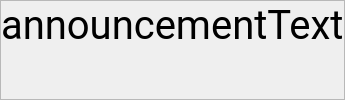
                   <widget class="QWidget" name="page_additionalTextMessage">
                    <layout class="QVBoxLayout" name="verticalLayout_29">
                     <property name="spacing">
                      <number>0</number>
                     </property>
                     <property name="leftMargin">
                      <number>0</number>
                     </property>
                     <property name="topMargin">
                      <number>0</number>
                     </property>
                     <property name="rightMargin">
                      <number>0</number>
                     </property>
                     <property name="bottomMargin">
                      <number>0</number>
                     </property>
                     <item>
                      <layout class="QHBoxLayout" name="horizontalLayout_21">
                       <item>
                        <widget class="QFrame" name="frame_3">
                         <property name="frameShape">
                          <enum>QFrame::Shape::StyledPanel</enum>
                         </property>
                         <property name="frameShadow">
                          <enum>QFrame::Shadow::Raised</enum>
                         </property>
                         <layout class="QHBoxLayout" name="horizontalLayout_12">
                          <property name="spacing">
                           <number>0</number>
                          </property>
                          <property name="leftMargin">
                           <number>0</number>
                          </property>
                          <property name="topMargin">
                           <number>0</number>
                          </property>
                          <property name="rightMargin">
                           <number>0</number>
                          </property>
                          <property name="bottomMargin">
                           <number>0</number>
                          </property>
                          <item>
                           <widget class="QLabel" name="label_announcementLeft">
                            <property name="sizePolicy">
                             <sizepolicy hsizetype="Maximum" vsizetype="Preferred">
                              <horstretch>0</horstretch>
                              <verstretch>0</verstretch>
                             </sizepolicy>
                            </property>
                            <property name="font">
                             <font>
                              <family>roboto</family>
                              <pointsize>30</pointsize>
                             </font>
                            </property>
                            <property name="text">
                             <string>&lt;html&gt;&lt;head/&gt;&lt;body&gt;&lt;p&gt;&lt;img src=&quot;:/images/WheelChair&quot;/&gt;&lt;/p&gt;&lt;/body&gt;&lt;/html&gt;</string>
                            </property>
                            <property name="alignment">
                             <set>Qt::AlignmentFlag::AlignLeading|Qt::AlignmentFlag::AlignLeft|Qt::AlignmentFlag::AlignTop</set>
                            </property>
                           </widget>
                          </item>
                          <item>
                           <layout class="QVBoxLayout" name="verticalLayout_28">
                            <property name="spacing">
                             <number>0</number>
                            </property>
                            <item>
                             <widget class="QLabel" name="label_announcementRight">
                              <property name="font">
                               <font>
                                <family>roboto</family>
                                <pointsize>30</pointsize>
                               </font>
                              </property>
                              <property name="text">
                               <string>announcementText</string>
                              </property>
                              <property name="alignment">
                               <set>Qt::AlignmentFlag::AlignLeading|Qt::AlignmentFlag::AlignLeft|Qt::AlignmentFlag::AlignTop</set>
                              </property>
                              <property name="wordWrap">
                               <bool>true</bool>
                              </property>
                             </widget>
                            </item>
                           </layout>
                          </item>
                         </layout>
                        </widget>
                       </item>
                      </layout>
                     </item>
                    </layout>
                   </widget>
